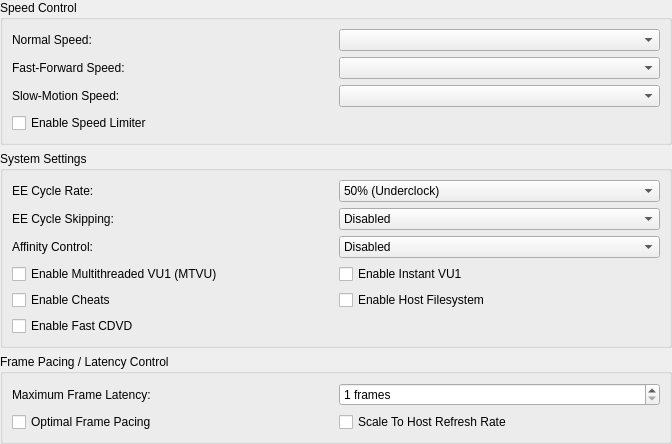
<?xml version="1.0" encoding="UTF-8"?>
<ui version="4.0">
 <class>EmulationSettingsWidget</class>
 <widget class="QWidget" name="EmulationSettingsWidget">
  <property name="geometry">
   <rect>
    <x>0</x>
    <y>0</y>
    <width>672</width>
    <height>431</height>
   </rect>
  </property>
  <property name="windowTitle">
   <string notr="true">Form</string>
  </property>
  <layout class="QVBoxLayout" name="verticalLayout">
   <property name="leftMargin">
    <number>0</number>
   </property>
   <property name="topMargin">
    <number>0</number>
   </property>
   <property name="rightMargin">
    <number>0</number>
   </property>
   <property name="bottomMargin">
    <number>0</number>
   </property>
   <item>
    <widget class="QGroupBox" name="groupBox_5">
     <property name="title">
      <string>Speed Control</string>
     </property>
     <layout class="QGridLayout" name="gridLayout_3">
      <item row="1" column="1">
       <widget class="NoScrollQComboBox" name="fastForwardSpeed"/>
      </item>
      <item row="2" column="1">
       <widget class="NoScrollQComboBox" name="slowMotionSpeed"/>
      </item>
      <item row="0" column="1">
       <widget class="NoScrollQComboBox" name="normalSpeed"/>
      </item>
      <item row="0" column="0">
       <widget class="QLabel" name="label_4">
        <property name="text">
         <string>Normal Speed:</string>
        </property>
       </widget>
      </item>
      <item row="2" column="0">
       <widget class="QLabel" name="label_6">
        <property name="text">
         <string>Slow-Motion Speed:</string>
        </property>
       </widget>
      </item>
      <item row="1" column="0">
       <widget class="QLabel" name="label_5">
        <property name="text">
         <string>Fast-Forward Speed:</string>
        </property>
       </widget>
      </item>
      <item row="3" column="0" colspan="2">
       <widget class="QCheckBox" name="speedLimiter">
        <property name="text">
         <string>Enable Speed Limiter</string>
        </property>
       </widget>
      </item>
     </layout>
    </widget>
   </item>
   <item>
    <widget class="QGroupBox" name="systemSettingsGroup">
     <property name="title">
      <string>System Settings</string>
     </property>
     <layout class="QGridLayout" name="gridLayout_5">
      <item row="3" column="0" colspan="2">
       <layout class="QGridLayout" name="systemSettingsLayout">
        <item row="0" column="1">
         <widget class="QCheckBox" name="instantVU1">
          <property name="text">
           <string>Enable Instant VU1</string>
          </property>
         </widget>
        </item>
        <item row="1" column="0">
         <widget class="QCheckBox" name="cheats">
          <property name="text">
           <string>Enable Cheats</string>
          </property>
         </widget>
        </item>
        <item row="0" column="0">
         <widget class="QCheckBox" name="MTVU">
          <property name="text">
           <string>Enable Multithreaded VU1 (MTVU)</string>
          </property>
         </widget>
        </item>
        <item row="1" column="1">
         <widget class="QCheckBox" name="hostFilesystem">
          <property name="text">
           <string>Enable Host Filesystem</string>
          </property>
         </widget>
        </item>
        <item row="3" column="0">
         <widget class="QCheckBox" name="fastCDVD">
          <property name="text">
           <string>Enable Fast CDVD</string>
          </property>
         </widget>
        </item>
       </layout>
      </item>
      <item row="1" column="0">
       <widget class="QLabel" name="label_10">
        <property name="text">
         <string>EE Cycle Skipping:</string>
        </property>
       </widget>
      </item>
      <item row="1" column="1">
       <widget class="NoScrollQComboBox" name="eeCycleSkipping">
        <item>
         <property name="text">
          <string>Disabled</string>
         </property>
        </item>
        <item>
         <property name="text">
          <string>Mild Underclock</string>
         </property>
        </item>
        <item>
         <property name="text">
          <string>Moderate Underclock</string>
         </property>
        </item>
        <item>
         <property name="text">
          <string>Maximum Underclock</string>
         </property>
        </item>
       </widget>
      </item>
      <item row="0" column="0">
       <widget class="QLabel" name="label_9">
        <property name="text">
         <string>EE Cycle Rate:</string>
        </property>
       </widget>
      </item>
      <item row="0" column="1">
       <widget class="NoScrollQComboBox" name="eeCycleRate">
        <item>
         <property name="text">
          <string>50% (Underclock)</string>
         </property>
        </item>
        <item>
         <property name="text">
          <string>60% (Underclock)</string>
         </property>
        </item>
        <item>
         <property name="text">
          <string>75% (Underclock)</string>
         </property>
        </item>
        <item>
         <property name="text">
          <string>100% (Normal Speed)</string>
         </property>
        </item>
        <item>
         <property name="text">
          <string>130% (Overclock)</string>
         </property>
        </item>
        <item>
         <property name="text">
          <string>180% (Overclock)</string>
         </property>
        </item>
        <item>
         <property name="text">
          <string>300% (Overclock)</string>
         </property>
        </item>
       </widget>
      </item>
      <item row="2" column="0">
       <widget class="QLabel" name="label">
        <property name="text">
         <string>Affinity Control:</string>
        </property>
       </widget>
      </item>
      <item row="2" column="1">
       <widget class="NoScrollQComboBox" name="affinityControl">
        <item>
         <property name="text">
          <string>Disabled</string>
         </property>
        </item>
        <item>
         <property name="text">
          <string>EE &gt; VU &gt; GS</string>
         </property>
        </item>
        <item>
         <property name="text">
          <string>EE &gt; GS &gt; VU</string>
         </property>
        </item>
        <item>
         <property name="text">
          <string>VU &gt; EE &gt; GS</string>
         </property>
        </item>
        <item>
         <property name="text">
          <string>VU &gt; GS &gt; EE</string>
         </property>
        </item>
        <item>
         <property name="text">
          <string>GS &gt; EE &gt; VU</string>
         </property>
        </item>
        <item>
         <property name="text">
          <string>GS &gt; VU &gt; EE</string>
         </property>
        </item>
       </widget>
      </item>
     </layout>
    </widget>
   </item>
   <item>
    <widget class="QGroupBox" name="basicGroupBox">
     <property name="title">
      <string>Frame Pacing / Latency Control</string>
     </property>
     <layout class="QGridLayout" name="gridLayout_2">
      <item row="1" column="1">
       <widget class="NoScrollQSpinBox" name="maxFrameLatency">
        <property name="suffix">
         <string extracomment="This string will appear next to the amount of frames selected, in a dropdown box."> frames</string>
        </property>
        <property name="minimum">
         <number>1</number>
        </property>
        <property name="maximum">
         <number>5</number>
        </property>
       </widget>
      </item>
      <item row="1" column="0">
       <widget class="QLabel" name="label_2">
        <property name="text">
         <string>Maximum Frame Latency:</string>
        </property>
       </widget>
      </item>
      <item row="3" column="0" colspan="2">
       <layout class="QGridLayout" name="basicCheckboxGridLayout">
        <item row="0" column="0">
         <widget class="QCheckBox" name="optimalFramePacing">
          <property name="text">
           <string>Optimal Frame Pacing</string>
          </property>
         </widget>
        </item>
        <item row="0" column="1">
         <widget class="QCheckBox" name="syncToHostRefreshRate">
          <property name="text">
           <string>Scale To Host Refresh Rate</string>
          </property>
         </widget>
        </item>
       </layout>
      </item>
     </layout>
    </widget>
   </item>
   <item>
    <spacer name="verticalSpacer">
     <property name="orientation">
      <enum>Qt::Vertical</enum>
     </property>
     <property name="sizeHint" stdset="0">
      <size>
       <width>20</width>
       <height>40</height>
      </size>
     </property>
    </spacer>
   </item>
  </layout>
 </widget>
 <customwidgets>
  <customwidget>
   <class>NoScrollQComboBox</class>
   <extends>QComboBox</extends>
   <header>NoScrollQComboBox.h</header>
  </customwidget>
  <customwidget>
   <class>NoScrollQSpinBox</class>
   <extends>QSpinBox</extends>
   <header>NoScrollQSpinBox.h</header>
  </customwidget>
 </customwidgets>
 <resources>
  <include location="../resources/resources.qrc"/>
 </resources>
 <connections/>
</ui>
